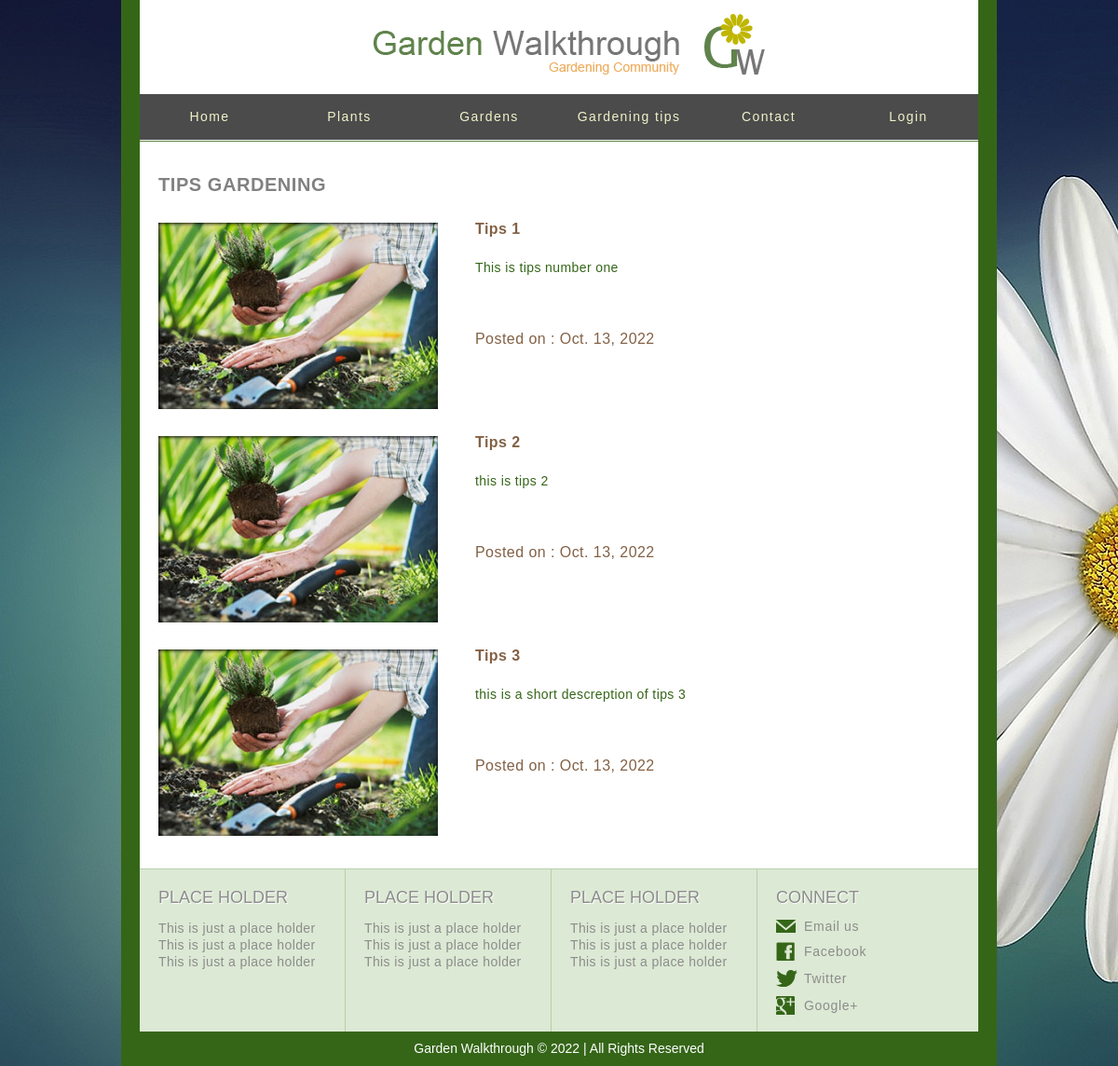
/garden_tips/, run on an earlier commit of the app's database.
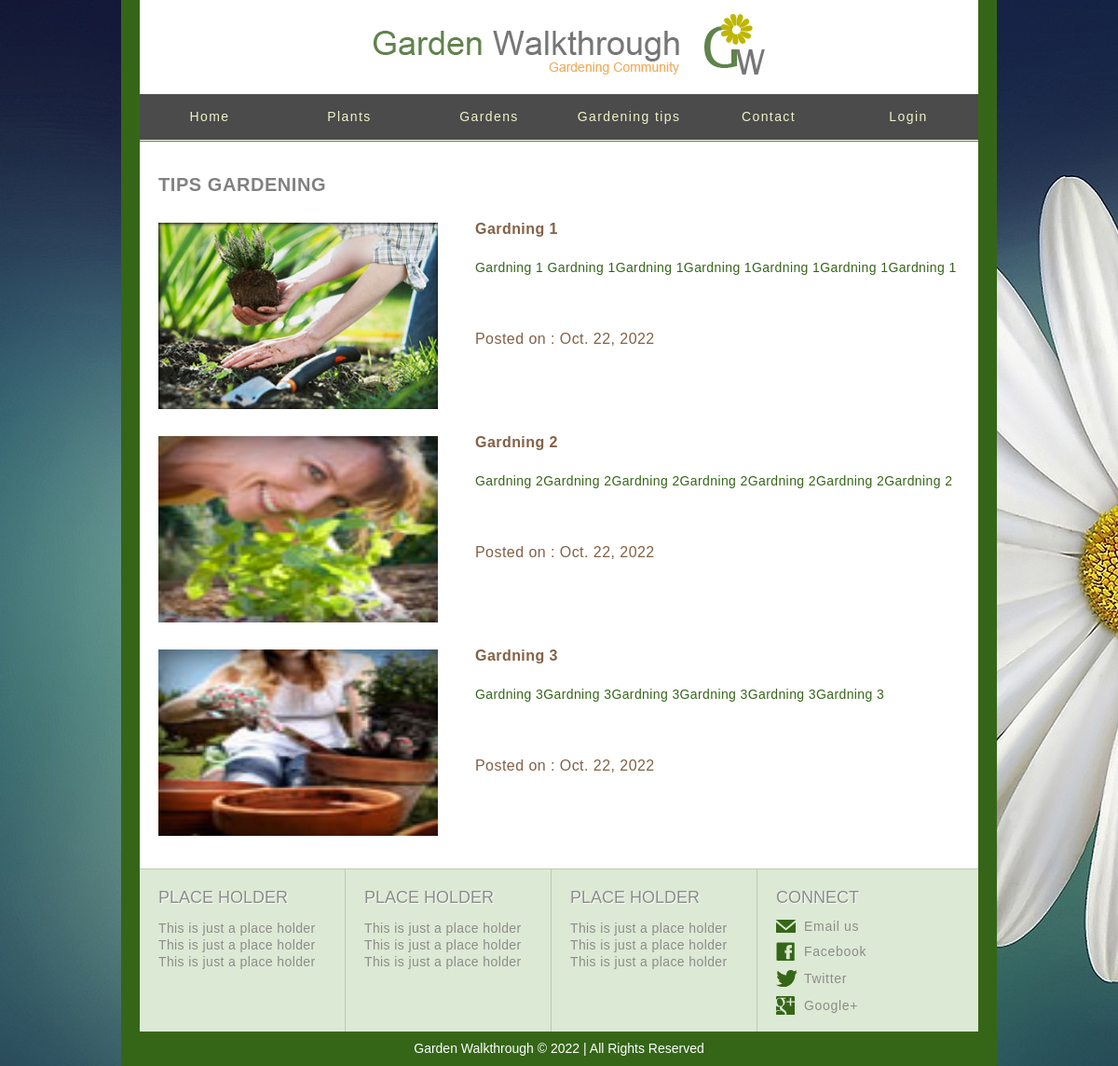
And on a later commit of the database.
### plants/models.py (models this page shows, shortened)
class Garden_tips(models.Model):
    title=models.CharField(max_length=30)
    image=models.ImageField()
    descreption=models.TextField()
    tips_date=models.DateField(auto_now=True)

### plants/views.py (the view)
# urls.py: path('garden_tips/', views.Garden_tips_ListView.as_view(),name='garden_tips'),
class Garden_tips_ListView(ListView):
    template_name='gardening_tips_list.html'
    model=Garden_tips
    context_object_name='Garden_tips'

### templates/gardening_tips_list.html
{% extends 'base.html' %}
{% load static %}
{% block body %}
<body>
		<div id="body">
			<div id="content">
				<h1>Tips gardening</h1>
					{% for gt in Garden_tips %}
					<ul class="section">
					<li>
						<img style="width:300px;height:200px" src="{{ gt.image.url }}" alt="Image" >
						<div>
							<a style="text-decoration:none;"  href="{% url 'plants:garden_tip' gt.id %}" ><h2>{{gt.title}}</h2></a>
							<p>
								{{gt.descreption}}
							</p>
							<p>
								<h3>Posted on : {{gt.tips_date}}</h3>
							</p>
						</div>
					</li>
				</ul>
					{% endfor %}
			</div>
		</div>
</body>
{% endblock body %}

What changed in the data, as far as the page shows it:
changed Garden_tips: title "Tips 1" → "Gardning 1"; descreption "This is tips number one" → "Gardning 1 Gardning 1Gardning 1Gardning 1Gardning 1Gardning 1Gardning 1"; tips_date "Oct. 13, 2022" → "Oct. 22, 2022"
changed Garden_tips: image: a different picture; title "Tips 2" → "Gardning 2"; descreption "this is tips 2" → "Gardning 2Gardning 2Gardning 2Gardning 2Gardning 2Gardning 2Gardning 2"; tips_date "Oct. 13, 2022" → "Oct. 22, 2022"
changed Garden_tips: image: a different picture; title "Tips 3" → "Gardning 3"; descreption "this is a short descreption of tips 3" → "Gardning 3Gardning 3Gardning 3Gardning 3Gardning 3Gardning 3"; tips_date "Oct. 13, 2022" → "Oct. 22, 2022"
